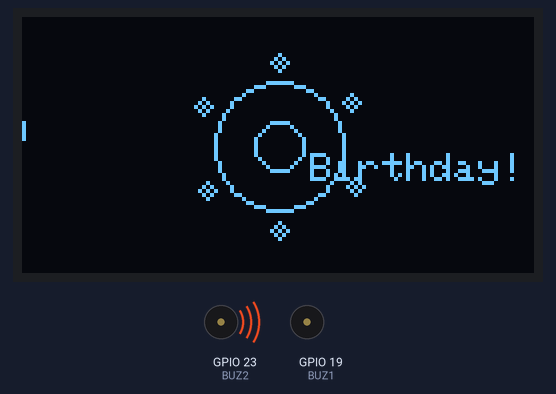
Simulated run of this sketch. Board: ESP32. On the bench: 128×64 one-colour display, buzzer (waves = sounding, pin HIGH). Pins used as bus, display or sensor lines are not drawn.

Above: at 0.96 s.
At 13.3 s:
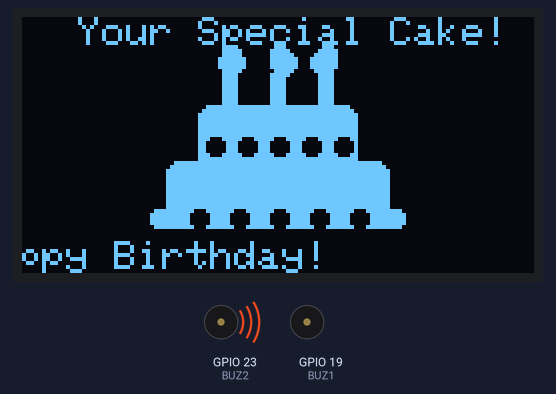
At 15.2 s:
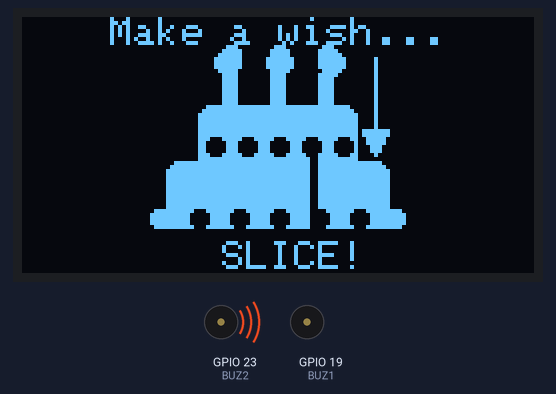
At 27.7 s:
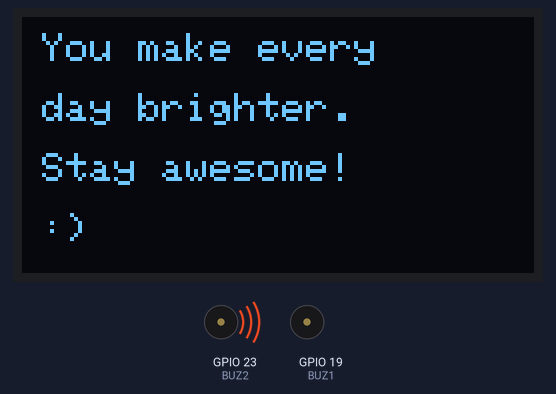
Timing chart, 0 to 40.0 s (numbered marks = the images above):
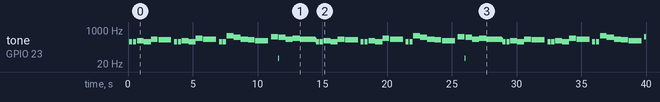

Measured:
- by itself, tone on GPIO 23 (BUZ2): plays 263 Hz for 0.24 s, 263 Hz for 0.24 s, 296 Hz for 0.52 s, 263 Hz for 0.56 s, 350 Hz for 0.52 s, 328 Hz for 1.0 s … (72 notes in this stretch)
- what the display in image 0 shows lasts 0.5 s, from 0.7 s to 1.2 s
- what the display in image 1 shows lasts 1.8 s, from 13.2 s to 15.0 s
- what the display in image 2 shows lasts 1.5 s, from 15.2 s to 16.7 s

The sketch:

birthday_freertos.ino
```cpp
// ============================================================
//  Birthday Surprise — ESP32 FreeRTOS Dual-Core Edition
//  Core 0 → Audio (Happy Birthday melody, blocking tone loop)
//  Core 1 → UI   (OLED animations, scene state machine)
//
//  WIRING:
//    OLED SDA → GPIO 21 | SCL → GPIO 22
//    Buzzer (+) → GPIO 19 | Buzzer (−) → GPIO 23  ← NOT GND
// ============================================================
//  Libraries: Adafruit SSD1306 + Adafruit GFX
// ============================================================

#include <Wire.h>
#include <Adafruit_GFX.h>
#include <Adafruit_SSD1306.h>

// ─── Pins ────────────────────────────────────────────────────
#define BUZ1          19
#define BUZ2          23
#define SCREEN_WIDTH  128
#define SCREEN_HEIGHT 64
#define OLED_RESET    -1
#define OLED_ADDR     0x3C

Adafruit_SSD1306 display(SCREEN_WIDTH, SCREEN_HEIGHT, &Wire, OLED_RESET);

// ─── Melody (exact from your reference) ─────────────────────
// Each row: { frequency_hz, note_ms, pause_ms }
const int melody[][3] = {
  {264, 250, 50}, {264, 250, 50}, {297, 500, 50},
  {264, 500, 50}, {352, 500, 50}, {330,1000,200},
  {264, 250, 50}, {264, 250, 50}, {297, 500, 50},
  {264, 500, 50}, {396, 500, 50}, {352,1000,200},
  {264, 250, 50}, {264, 250, 50}, {528, 500, 50},
  {440, 500, 50}, {352, 500, 50}, {330, 500, 50},
  {297,1000,200}, {466, 250, 50}, {466, 250, 50},
  {440, 500, 50}, {352, 500, 50}, {396, 500, 50},
  {352,1200,  0}
};
const int melodyLen = sizeof(melody) / sizeof(melody[0]);

// ─── Shared state (audio ↔ UI sync) ─────────────────────────
volatile bool     audioStarted  = false;   // UI sets true → audio task begins
volatile bool     audioDone     = false;   // audio task sets true when finished
volatile int      currentNote   = 0;       // which note is playing right now
SemaphoreHandle_t displayMutex;            // guards I2C / display calls

// ─── Scene enum ──────────────────────────────────────────────
enum Scene {
  SCENE_INTRO,
  SCENE_SPARKLE,
  SCENE_CAKE,
  SCENE_CUTTING,
  SCENE_HEARTS,
  SCENE_MESSAGE,
  SCENE_FIREWORKS,
  SCENE_DONE
};

// ─── UI state (only touched by Core 1) ───────────────────────
Scene         currentScene = SCENE_INTRO;
unsigned long sceneStart   = 0;
bool          candleLit    = true;
int           cakeSlice    = 0;
int           candleFrame  = 0;

// ════════════════════════════════════════════════════════════
//  CORE 0 — AUDIO TASK
// ════════════════════════════════════════════════════════════
void audioTask(void* param) {
  // Wait until UI signals go
  while (!audioStarted) vTaskDelay(1);

  while(1){
    for (int n = 0; n < melodyLen; n++) {
      currentNote = n;
      int freq = melody[n][0];
      int dur  = melody[n][1];
      int pau  = melody[n][2];

      // Blocking tone — pure CPU loop, no delay(), no RTOS overhead
      long cycles   = (long)freq * dur / 1000;
      long halfUs   = 1000000L / (freq * 2);
      for (long i = 0; i < cycles; i++) {
        digitalWrite(BUZ1, HIGH); digitalWrite(BUZ2, LOW);
        delayMicroseconds(halfUs);
        digitalWrite(BUZ1, LOW);  digitalWrite(BUZ2, HIGH);
        delayMicroseconds(halfUs);
      }
    digitalWrite(BUZ1, LOW); digitalWrite(BUZ2, LOW);

    if (pau > 0) vTaskDelay(pdMS_TO_TICKS(pau));
    }
  }

  audioDone = true;
  vTaskDelete(NULL);  // self-delete when melody finishes
}

// ════════════════════════════════════════════════════════════
//  DRAWING HELPERS  (all called from Core 1 only)
// ════════════════════════════════════════════════════════════
void drawStar(int x, int y) {
  display.drawPixel(x,     y,     WHITE);
  display.drawPixel(x - 1, y - 1, WHITE);
  display.drawPixel(x + 1, y - 1, WHITE);
  display.drawPixel(x - 1, y + 1, WHITE);
  display.drawPixel(x + 1, y + 1, WHITE);
  display.drawPixel(x,     y - 2, WHITE);
  display.drawPixel(x,     y + 2, WHITE);
  display.drawPixel(x - 2, y,     WHITE);
  display.drawPixel(x + 2, y,     WHITE);
}

void drawHeart(int x, int y, int size) {
  int r = size / 2;
  display.fillCircle(x - r, y, r, WHITE);
  display.fillCircle(x + r, y, r, WHITE);
  display.fillTriangle(x - size, y, x + size, y, x, y + size + 2, WHITE);
}

void drawCandle(int x, int y, bool lit, int frame) {
  display.fillRect(x - 2, y, 4, 12, WHITE);
  if (lit) {
    int fx = x + (frame % 3) - 1;
    display.fillCircle(fx, y - 3, 3, WHITE);
    display.fillCircle(x,  y - 5, 2, WHITE);
  }
}

void drawCake(bool showKnife, int sliceAnim) {
  int cx = 64;
  display.fillRoundRect(cx - 28, 36, 56, 14, 3, WHITE);  // was 44
  display.fillRoundRect(cx - 20, 22, 40, 16, 3, WHITE);  // was 30
  for (int i = 0; i < 5; i++)
    display.fillCircle(cx - 16 + i * 8, 32, 2, BLACK);
  display.fillRoundRect(cx - 32, 48, 64, 5,  2, WHITE);  // was 56
  for (int i = 0; i < 5; i++)
    display.fillCircle(cx - 20 + i * 10, 50, 2, BLACK);
  drawCandle(cx - 12, 14, candleLit, candleFrame);
  drawCandle(cx,      14, candleLit, candleFrame + 1);
  drawCandle(cx + 12, 14, candleLit, candleFrame + 2);
  if (showKnife && sliceAnim > 0) {
    int ky = max(10, 35 - sliceAnim * 5);
    display.drawLine(cx + 24, ky, cx + 24, ky + 18, WHITE);
    display.fillTriangle(cx + 21, ky + 18, cx + 27, ky + 18, cx + 24, ky + 24, WHITE);
    if (sliceAnim > 4) {
      display.drawLine(cx + 8, 30, cx + 8, 58, BLACK);
      display.drawLine(cx + 9, 30, cx + 9, 58, BLACK);
    }
  }
}

void drawFirework(int cx, int cy, int r) {
  for (int a = 0; a < 360; a += 30) {
    float rad = a * PI / 180.0f;
    int x1 = cx + (int)(r * 0.3f * cosf(rad));
    int y1 = cy + (int)(r * 0.3f * sinf(rad));
    int x2 = cx + (int)(r * cosf(rad));
    int y2 = cy + (int)(r * sinf(rad));
    display.drawLine(x1, y1, x2, y2, WHITE);
  }
}

void scrollText(const char* txt, int y, unsigned long t) {
  int tw = strlen(txt) * 6;
  int x  = SCREEN_WIDTH - (int)(t / 8) % (tw + SCREEN_WIDTH);
  display.setCursor(x, y);
  display.setTextSize(1);
  display.setTextColor(WHITE);
  display.print(txt);
  if (x < 0) {
    display.setCursor(x + tw + SCREEN_WIDTH, y);
    display.print(txt);
  }
}

// ════════════════════════════════════════════════════════════
//  SCENE RENDERERS
// ════════════════════════════════════════════════════════════
void renderIntro(unsigned long e) {
  display.clearDisplay();

  // Expanding ring pulse
  int ring = (e / 6) % 34;
  display.drawCircle(64, 32, ring,       WHITE);
  display.drawCircle(64, 32, max(0, ring - 10), WHITE);

  // Rotating stars around center
  for (int i = 0; i < 6; i++) {
    float angle = (e / 600.0f) + i * (PI / 3.0f);
    int sx = 64 + (int)(22 * cosf(angle));
    int sy = 32 + (int)(22 * sinf(angle));
    drawStar(sx, sy);
  }

  // "Happy" slides in from left, "Birthday" from right
  int offset = min(0, (int)(e / 10) - 80);
  display.setTextSize(1);
  display.setTextColor(WHITE);
  display.setCursor(offset + 22, 24);
  display.print("Happy");
  display.setCursor(-offset + 22, 34);
  display.print("Birthday!");

  display.display();
}

void renderSparkle(unsigned long e) {
  display.clearDisplay();
  int phase = (e / 70) % 18;
  for (int i = 0; i < 20; i++) {
    float angle = i * 18.0f * PI / 180.0f;
    int r  = 4 + phase * 2;
    int sx = 64 + (int)(r * cosf(angle));
    int sy = 32 + (int)(r * sinf(angle));
    if (sx >= 0 && sx < 128 && sy >= 0 && sy < 64)
      drawStar(sx, sy);
  }
  drawStar(64, 32);
  display.display();
}

void renderCake(unsigned long e) {
  candleFrame = (e / 180) % 3;
  display.clearDisplay();
  display.setTextSize(1);
  display.setTextColor(WHITE);
  display.setCursor(14, 0);
  display.print("Your Special Cake!");
  drawCake(false, 0);
  scrollText("  Happy Birthday!  ", 56, e);
  display.display();
}

void renderCutting(unsigned long e) {
  cakeSlice   = min(8, (int)(e / 180));
  candleFrame = (e / 180) % 3;
  display.clearDisplay();
  display.setTextSize(1);
  display.setTextColor(WHITE);
  display.setCursor(22, 0);
  display.print("Make a wish...");
  drawCake(true, cakeSlice);
  if (cakeSlice >= 8) {
    if (e > 1800) candleLit = false;
    display.setCursor(50, 56);
    display.print("SLICE!");
  }
  display.display();
}

void renderHearts(unsigned long e) {
  display.clearDisplay();
  const int px[] = {18, 48, 78, 106, 33, 90};
  const int py[] = {28, 14, 33,  18, 46, 48};
  const int sz[] = { 6,  4,  8,   5,  6,  4};
  for (int i = 0; i < 6; i++) {
    int yo = (int)(3.0f * sinf(e / 380.0f + i));
    drawHeart(px[i], py[i] + yo, sz[i]);
  }
  display.setTextSize(1);
  display.setCursor(22, 56);
  display.print("With love  <3");
  display.display();
}

void renderMessage(unsigned long e) {
  display.clearDisplay();
  const char* lines[] = {
    "You make every",
    "day brighter.",
    "Stay awesome!",
    ":)"
  };
  int total = min(60, (int)(e / 75));
  for (int l = 0; l < 4; l++) {
    int start = l * 15;
    if (total > start) {
      int chars = min((int)strlen(lines[l]), total - start);
      char buf[16] = {0};
      strncpy(buf, lines[l], chars);
      display.setTextSize(1);
      display.setCursor(5, 4 + l * 15);
      display.print(buf);
    }
  }
  // Blinking cursor
  if ((e / 480) % 2 == 0) {
    int line = min(3, total / 15);
    int col  = total % 15;
    display.fillRect(5 + col * 6, 4 + line * 15, 5, 8, WHITE);
  }
  display.display();
}

void renderFireworks(unsigned long e) {
  display.clearDisplay();
  const int fwx[] = {20, 100, 55,  80, 30};
  const int fwy[] = {15,  20, 10,  40, 45};
  const int fwd[] = { 0, 400, 200, 600, 800};
  for (int i = 0; i < 5; i++) {
    long lt = (long)e - fwd[i];
    if (lt < 0) continue;
    int phase = (lt / 70) % 20;
    int r = (phase < 10) ? phase * 3 : (20 - phase) * 3;
    if (r > 0) drawFirework(fwx[i], fwy[i], r);
  }
  display.setTextSize(1);
  display.setCursor(16, 56);
  display.print("Celebrate!!!  :D");
  display.display();
}

void renderDone(unsigned long e) {
  display.clearDisplay();
  display.setTextSize(1);
  display.setCursor(12, 4);
  display.print("May all your");
  display.setCursor(8, 18);
  display.print("dreams come true");
  drawHeart(64, 42, 10);
  if ((e / 550) % 2 == 0) {
    drawStar(18, 38); drawStar(110, 38);
  }
  display.display();
}

// ─── Scene transition ─────────────────────────────────────────
void nextScene() {
  currentScene = (Scene)((int)currentScene + 1);
  sceneStart   = millis();
  candleLit    = true;
}

// ════════════════════════════════════════════════════════════
//  CORE 1 — UI TASK  (runs as normal Arduino loop())
// ════════════════════════════════════════════════════════════
void setup() {
  Serial.begin(115200);

  pinMode(BUZ1, OUTPUT); pinMode(BUZ2, OUTPUT);
  digitalWrite(BUZ1, LOW); digitalWrite(BUZ2, LOW);

  if (!display.begin(SSD1306_SWITCHCAPVCC, OLED_ADDR)) {
    Serial.println("OLED init failed");
    while (true);
  }
  display.clearDisplay();
  display.display();

  // Launch audio task on Core 0, high priority, 2KB stack
  xTaskCreatePinnedToCore(audioTask, "Audio", 2048, NULL, configMAX_PRIORITIES - 1, NULL, 0);
  audioStarted = true;
  sceneStart = millis();
}

void loop() {
  unsigned long now     = millis();
  unsigned long elapsed = now - sceneStart;

  switch (currentScene) {

    case SCENE_INTRO:
      renderIntro(elapsed);
      if (elapsed > 5000) {
        nextScene();          // → SPARKLE
        // audioStarted = true;  // kick off music on Core 0
      }
      break;

    case SCENE_SPARKLE:
      renderSparkle(elapsed);
      if (elapsed > 2000) nextScene();
      break;

    case SCENE_CAKE:
      renderCake(elapsed);
      if (elapsed > 5000) nextScene();
      break;

    case SCENE_CUTTING:
      renderCutting(elapsed);
      if (elapsed > 3800) nextScene();
      break;

    case SCENE_HEARTS:
      renderHearts(elapsed);
      if (elapsed > 4000) nextScene();
      break;

    case SCENE_MESSAGE:
      renderMessage(elapsed);
      if (elapsed > 6500) nextScene();
      break;

    case SCENE_FIREWORKS:
      renderFireworks(elapsed);
      if (elapsed > 5000) nextScene();
      break;

    case SCENE_DONE:
      renderDone(elapsed);
      // Auto-replay once audio finishes: loop back to intro
      if (audioDone && elapsed > 3000) {
        currentScene = SCENE_INTRO;
        sceneStart   = millis();
        candleLit    = true;
      }
      break;
  }

  // ~30 fps — keeps I2C bus happy without overloading
  vTaskDelay(pdMS_TO_TICKS(33));
}
```
